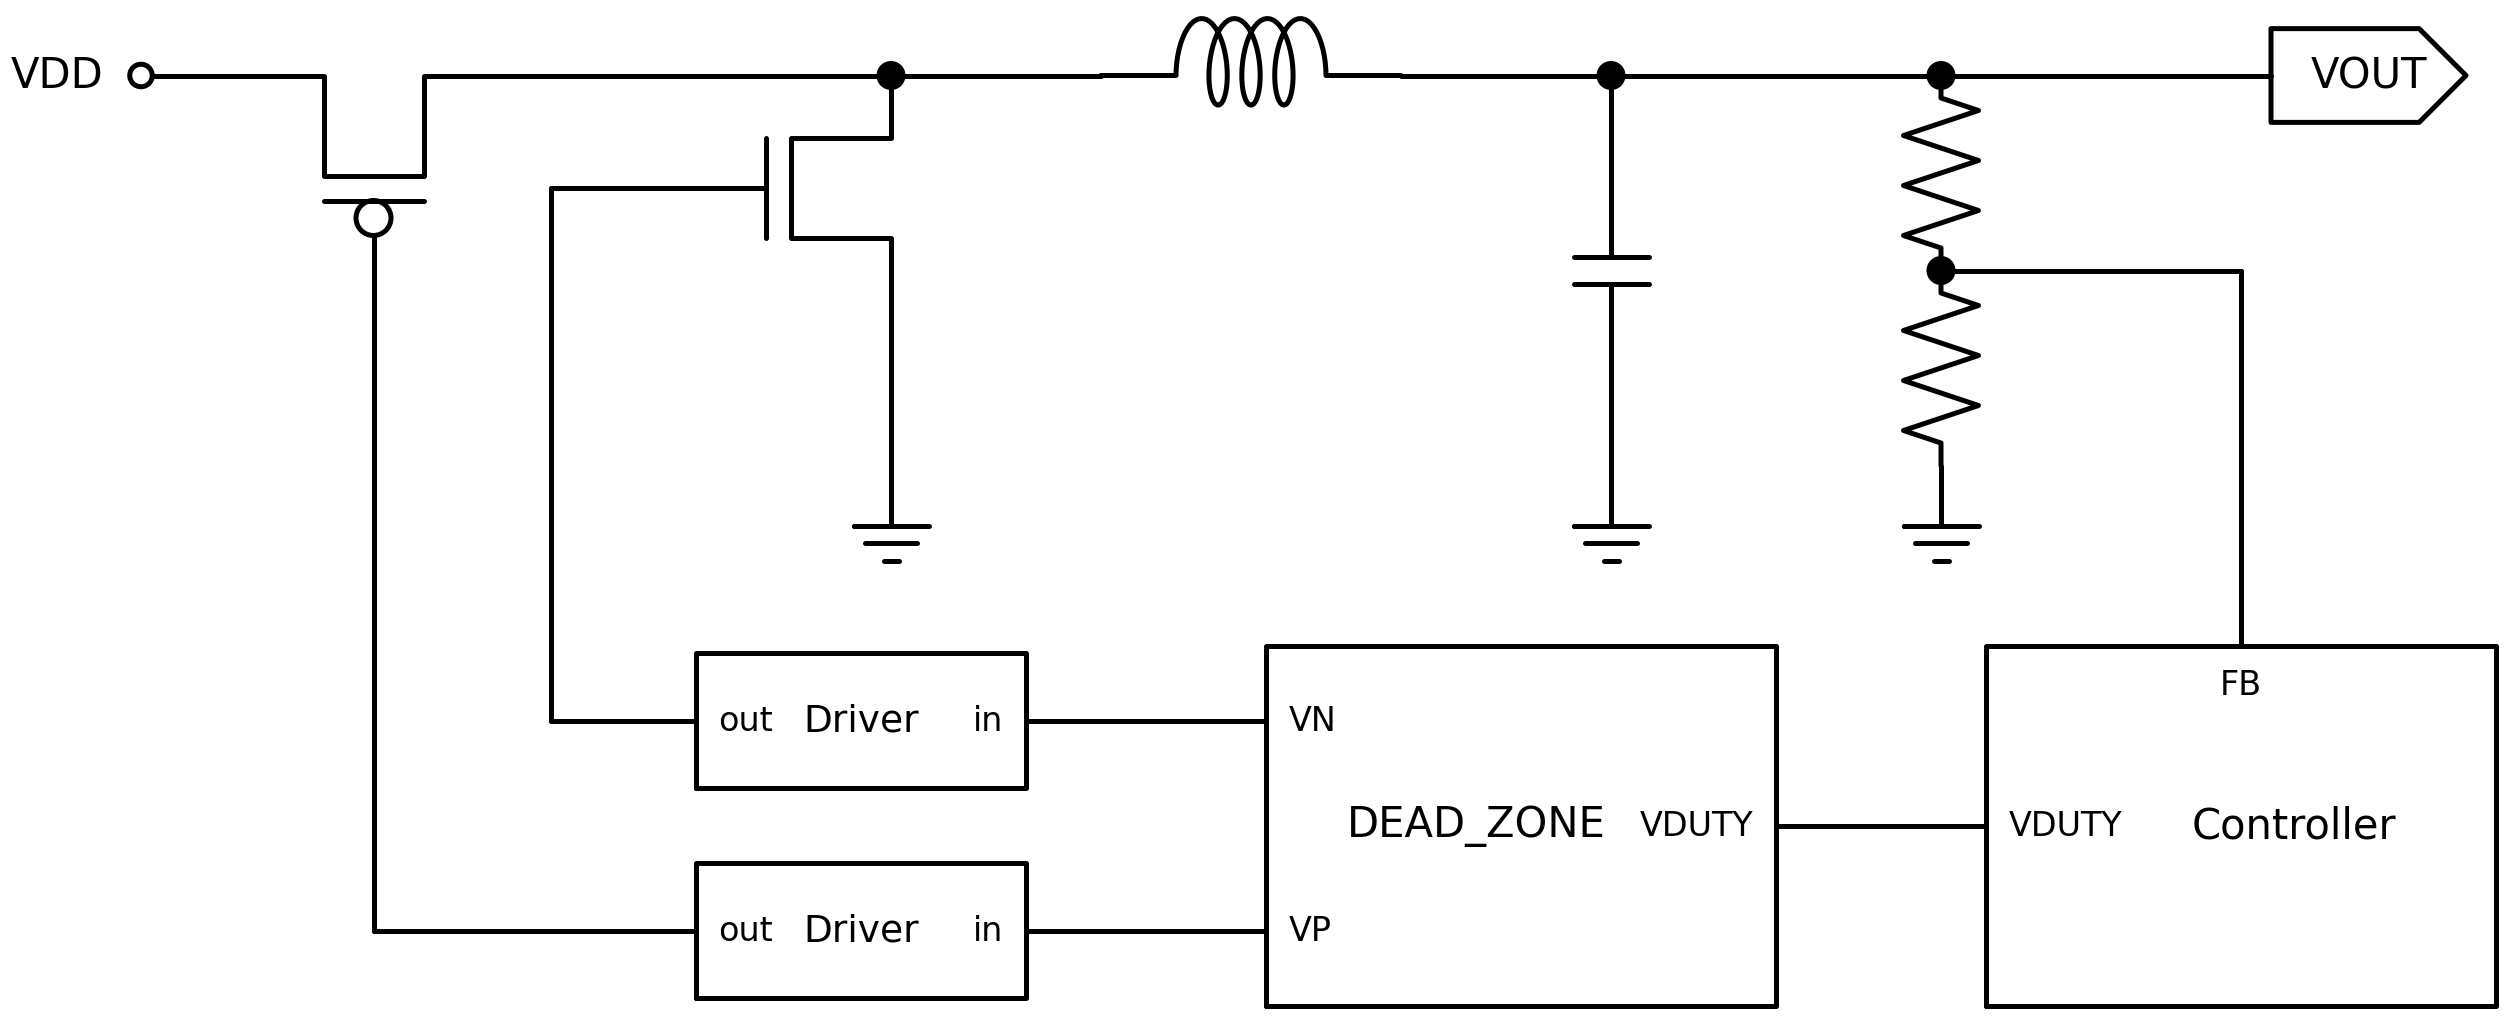

Recreate this plot in Python.
"""圖2.1 同步降壓轉換器基本架構（報告用）。
以 diagram/teacher/sub_arch_teacher 為基礎：上排為功率級，下排為控制（訊號由右往左）。
Run:  python diagram/report/fig2_1_buck.py   ->  fig2_1_buck.svg / .png（輸出在本腳本旁）
"""
from pathlib import Path
import schemdraw
import schemdraw.elements as elm

schemdraw.use('matplotlib')
OUT = Path(__file__).resolve().parent
LBL_DX, LBL_DY = 0.1, 0.1

d = schemdraw.Drawing(show=False)
d.config(unit=2.0, fontsize=10, lw=1.2)
A = d.add
P = lambda e, n: e.absanchors[n]


def poly(*pts):
    for a, b in zip(pts, pts[1:]):
        A(elm.Line().at(a).to(b))


def dot(p):
    A(elm.Dot(radius=0.08).at(p))


def text(p, s, fs=10, halign='center'):
    A(elm.Label().at((p[0] - LBL_DX, p[1] - LBL_DY)).theta(0).label(
        s, loc='center', ofst=(0, 0), halign=halign, valign='center', fontsize=fs))


def box(cx, cy, w, h, name, pins, fs=10, tdx=0.0):
    """pins: list of (name, side, pos) ; slot = 'k/n' (counted bottom->top / left->right)."""
    ic = A(elm.Ic(size=(w, h), pins=[
        elm.IcPin(name=n, side=s, slot=p, anchorname=n, lblsize=8) for n, s, p in pins
    ]).right().at((cx, cy)).anchor('center'))
    text((cx + tdx, cy), name, fs)
    return ic


# ---------------- geometry
Y = 8.0            # power rail
YG = 5.4           # every ground sits here
X_SW = 5.0
X_L2 = X_SW + 3.8  # inductor right end = VOUT node
X_C = X_L2 + 1.0
X_FB = X_C + 2.2
YC = 3.0           # control row centre
H = 2.4            # control box height

# ---------------- power stage
vdd = (0.0, Y)
A(elm.Dot(open=True).at(vdd))
text((vdd[0] - 0.25, Y), 'VDD', 10, halign='right')
mp = A(elm.PFet(bulk=False).up().reverse().anchor('source').at((0.8, Y)))
poly(vdd, P(mp, 'source'))
poly(P(mp, 'drain'), (X_SW, Y))
dot((X_SW, Y))

mn = A(elm.NFet(bulk=False).right().reverse().anchor('drain').at((X_SW, Y)))
poly(P(mn, 'source'), (X_SW, YG))
A(elm.Ground().at((X_SW, YG)))

XL_MID = (X_SW + X_C) / 2           # inductor centred between SW and the output node
poly((X_SW, Y), (XL_MID - 1.0, Y))
A(elm.Inductor2(loops=3).at((XL_MID - 1.0, Y)).right().length(2.0))
poly((XL_MID + 1.0, Y), (X_C, Y))
dot((X_C, Y))
A(elm.Capacitor().at((X_C, Y)).down().to((X_C, YG)))
A(elm.Ground().at((X_C, YG)))

poly((X_C, Y), (X_FB, Y))
dot((X_FB, Y))
YM = (Y + YG) / 2
A(elm.Resistor().at((X_FB, Y)).down().to((X_FB, YM)))
dot((X_FB, YM))
A(elm.Resistor().at((X_FB, YM)).down().to((X_FB, YG)))
A(elm.Ground().at((X_FB, YG)))

TW = 1.3
pend = (X_FB + 2.2, Y)
poly((X_FB, Y), pend)
A(elm.Tag(width=TW).label('VOUT', fontsize=10).left().at((pend[0] + TW, Y)))

# ---------------- control row (right -> left)
X_CTL = X_FB + 2.0
ctl = box(X_CTL, YC, 3.4, H, 'Controller', tdx=0.35, pins=
          [('FB', 'top', '1/1'), ('VDUTY', 'left', '1/1')])
poly((X_FB, YM), (P(ctl, 'FB')[0], YM), P(ctl, 'FB'))

X_DZ = X_CTL - 4.8
dz = box(X_DZ, YC, 3.4, H, 'DEAD_ZONE', tdx=-0.3, pins=
         [('VDUTY', 'right', '1/1'), ('VN', 'left', '2/2'), ('VP', 'left', '1/2')])
poly(P(ctl, 'VDUTY'), P(dz, 'VDUTY'))

gn, gp = P(mn, 'gate'), P(mp, 'gate')
X_DRV = X_DZ - 4.4


def driver(y):
    ic = box(X_DRV, y, 2.2, 0.9, 'Driver', [('in', 'right', '1/1'), ('out', 'left', '1/1')], fs=9)
    return ic


drvn, drvp = driver(P(dz, 'VN')[1]), driver(P(dz, 'VP')[1])
poly(P(dz, 'VN'), P(drvn, 'in'))
poly(P(dz, 'VP'), P(drvp, 'in'))
xgn = gn[0] - 0.9
poly(P(drvn, 'out'), (xgn, P(drvn, 'out')[1]), (xgn, gn[1]), gn)
poly(P(drvp, 'out'), (gp[0], P(drvp, 'out')[1]), gp)

d.save(str(OUT / 'fig2_1_buck.svg'))
d.save(str(OUT / 'fig2_1_buck.png'), dpi=300)
print('saved', OUT / 'fig2_1_buck.png', P(dz,'VN'), P(dz,'VP'), P(drvn, 'out'), xgn)
